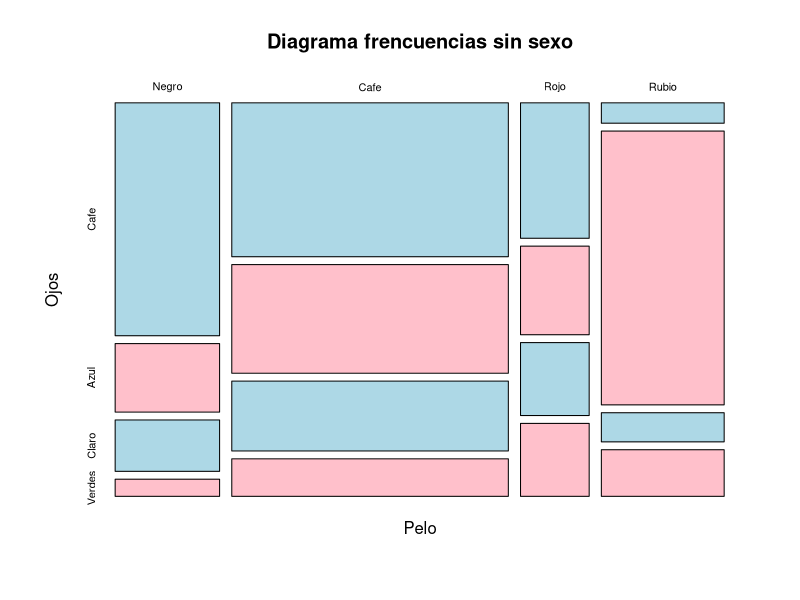
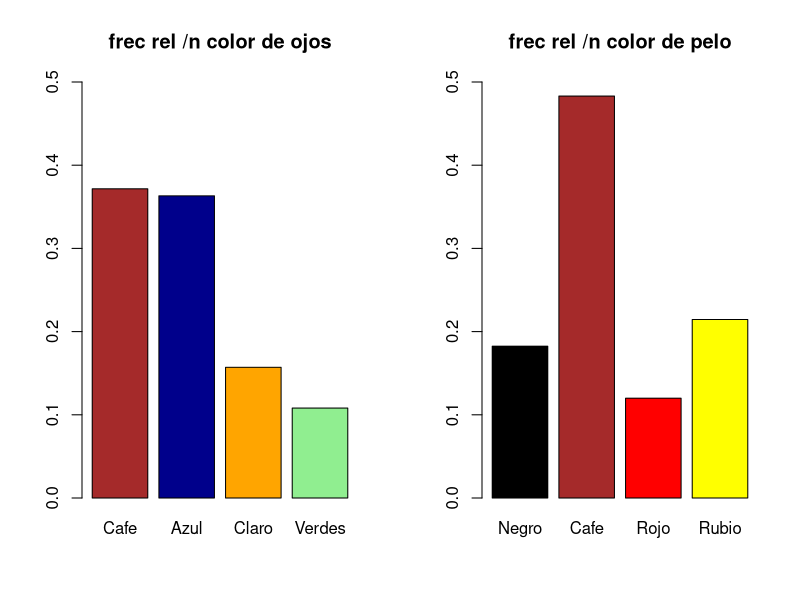
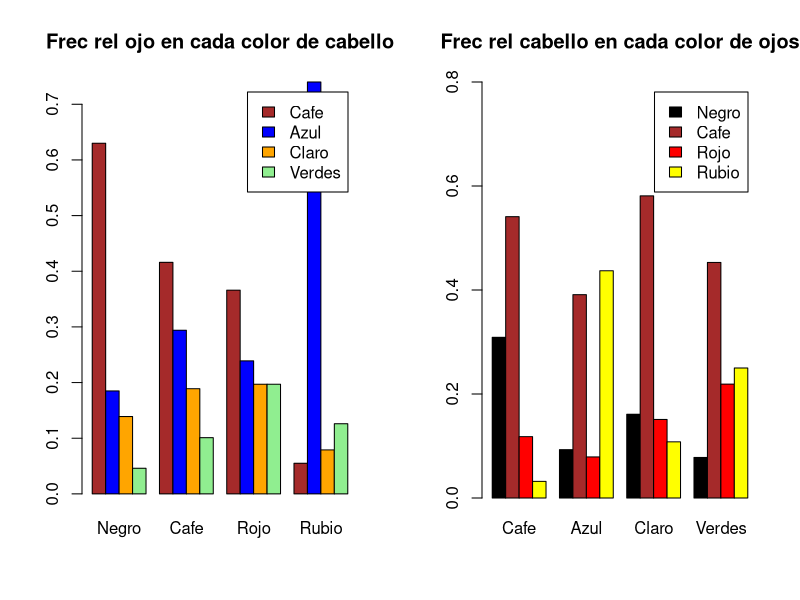

Reproduce these figures in R, in order.
## ---- chunk 1
hec = HairEyeColor

hec

hombres = hec[, , "Male"]
mujeres = hec[, , "Female"]

#vemos en values, que ambos son table, por ende

data = hombres + mujeres

data


# mas directo

data = hec[, , "Male"] + hec[, , "Female"]

data

## ---- chunk 2
dimnames(hec)$Hair = c("Negro" , "Cafe" , "Rojo" , "Rubio")

dimnames(hec)$Eye = c("Cafe" , "Azul" , "Claro" , "Verdes")
dimnames(hec)$Sex = c("Hombre" , "Mujer")

hec

str(dimnames(hec))
## ---- chunk 3
dimnames(hec) = list(
  Pelo = c("Negro" , "Cafe" , "Rojo" , "Rubio"),
  Ojos = c("Cafe" , "Azul" , "Claro" , "Verdes"),
  Sexo = c("Hombre" , "Mujer")
  
)
## ---- chunk 4
#recalculamos tabla con nuevas etiquetas

data = hec[, , "Hombre"] + hec[, , "Mujer"]

data



plot(data, col = c("lightblue", "pink"), main = "Diagrama frencuencias sin sexo")


## ---- chunk 5
sum(data)
## ---- chunk 6
rowSums(data) 
colSums(data) 

prop.table(rowSums(data))
prop.table(colSums(data))

## ---- chunk 7
apply(data, MARGIN = 1, FUN = sum) 
apply(data, MARGIN = 2, FUN = sum) 


f1 = prop.table(apply(data, MARGIN = 1, FUN = sum)) 
f2 = prop.table(apply(data, MARGIN = 2, FUN = sum)) 

f1
f2

#plicando round

round(prop.table(apply(data, MARGIN = 1, FUN = sum)) , 3)

## ---- chunk 8
par(mfrow = c(1, 2))

barplot(f2, col = c("brown" , "darkblue", "orange","lightgreen"), main = "frec rel /n color de ojos", ylim = c(0, 0.5))
barplot(f1, col = c("black" , "brown", "red","yellow"), main = "frec rel /n color de pelo", ylim = c(0, 0.5))



## ---- chunk 9
rel = round(prop.table(data),3) 
rel_pelo = round(prop.table(data, margin = 1),3) 
rel_ojos = round(prop.table(data, margin = 2),3) 

rel
rel_pelo
rel_ojos

## ---- chunk 10

data

# aqui hay que hacer transpuesta porque se considera que marginal es la segunda variable

barplot(t(rel_pelo), col =c("brown","blue","orange","lightgreen"), legend.text = T, main = "Frec rel ojo en cada color de cabello", beside = T)

barplot(rel_ojos, col =c("black" , "brown", "red","yellow"), legend.text = T, main = "Frec rel cabello en cada color de ojos", beside = T, ylim = c(0,0.8))


## ---- chunk 11
dimnames(hec)
dimnames(hec)[1]
dimnames(hec)$Pelo
dimnames(hec)[1]$Pelo[2]

# se puede recorrer elementos de una lista como en python

# notemos que unicamente el [1] señala el atributo, por lo que no se consiguiria lo que queremos, e smejor así:

names <- dimnames(hec)$Pelo
for (x in names) {
	print (x)
}

## ---- chunk 12
# aqui si
names <- dimnames(hec)[[1]]
for (x in names) {
	print (x)
}

## ---- chunk 13

# ejemplo con los nombres ya pasados

hec

simplificar <- function(x,y){
  names <- dimnames(x)[[y]]   # nota que luego ni siquiera s eusa el i
  for (i in names) {
	hec_2 = x[, , "Hombre"] + x[, , "Mujer"]
	return(hec_2)
  } 
}


simplificar(hec, y = 3)

## ---- chunk 14

# un poco de abstraccion, ya lee nombresy los pasa a los filtros, pero solo sirve si posicionamos la "i" en el lugar adecuaco, tendriamos que hacer casos para que si y= a algo entonces se sumen acorde  a la dimension dada

simplificar <- function(x,y){
  names <- dimnames(x)[[y]] 
  hec_2 = 0
  for (i in names) {
  	hec_2 = hec_2 + x[, i, ]
  	print(hec_2)
  } 
}

simplificar(hec, y = 2)

## ---- chunk 15


apply(hec, MARGIN = c(1,2), FUN = sum)

## ---- chunk 16
hec

apply(hec, MARGIN = 1, FUN = sum)

